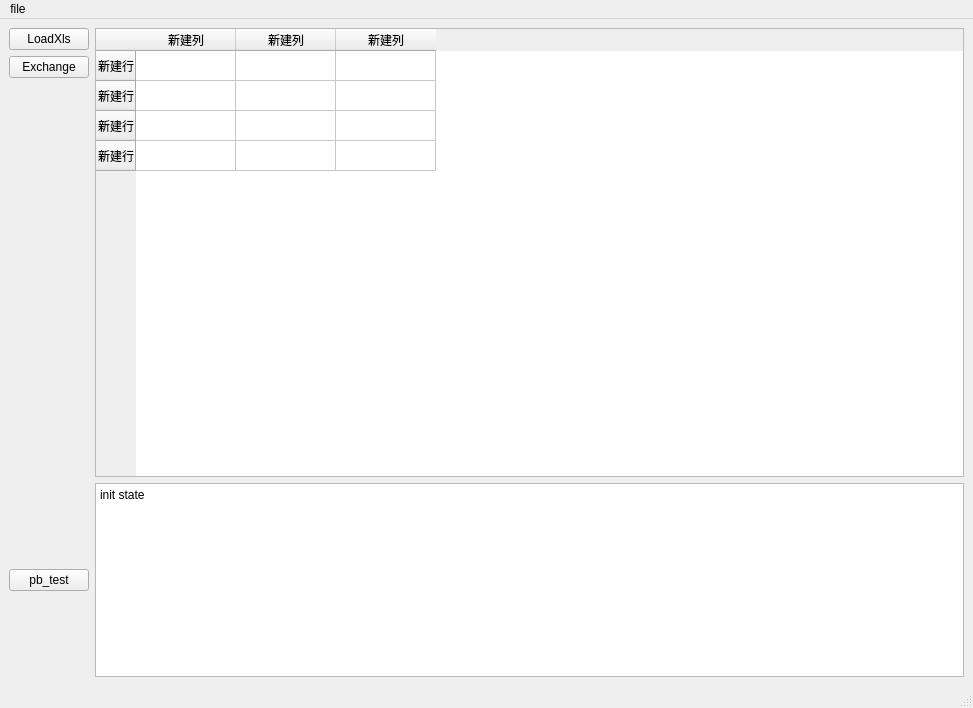
<?xml version="1.0" encoding="UTF-8"?>
<ui version="4.0">
 <class>MainWindow</class>
 <widget class="QMainWindow" name="MainWindow">
  <property name="geometry">
   <rect>
    <x>0</x>
    <y>0</y>
    <width>973</width>
    <height>708</height>
   </rect>
  </property>
  <property name="windowTitle">
   <string>MainWindow</string>
  </property>
  <widget class="QWidget" name="centralwidget">
   <layout class="QGridLayout" name="gridLayout">
    <item row="0" column="0">
     <widget class="QPushButton" name="pb_LoadXls">
      <property name="text">
       <string>LoadXls</string>
      </property>
     </widget>
    </item>
    <item row="5" column="0">
     <widget class="QPushButton" name="pb_test">
      <property name="text">
       <string>pb_test</string>
      </property>
     </widget>
    </item>
    <item row="1" column="0">
     <widget class="QPushButton" name="pb_Exchange">
      <property name="text">
       <string>Exchange</string>
      </property>
     </widget>
    </item>
    <item row="5" column="1">
     <widget class="QTextEdit" name="textEdit">
      <property name="sizePolicy">
       <sizepolicy hsizetype="Expanding" vsizetype="Expanding">
        <horstretch>0</horstretch>
        <verstretch>1</verstretch>
       </sizepolicy>
      </property>
      <property name="html">
       <string>&lt;!DOCTYPE HTML PUBLIC &quot;-//W3C//DTD HTML 4.0//EN&quot; &quot;http://www.w3.org/TR/REC-html40/strict.dtd&quot;&gt;
&lt;html&gt;&lt;head&gt;&lt;meta name=&quot;qrichtext&quot; content=&quot;1&quot; /&gt;&lt;style type=&quot;text/css&quot;&gt;
p, li { white-space: pre-wrap; }
&lt;/style&gt;&lt;/head&gt;&lt;body style=&quot; font-family:'SimSun'; font-size:9pt; font-weight:400; font-style:normal;&quot;&gt;
&lt;p style=&quot; margin-top:0px; margin-bottom:0px; margin-left:0px; margin-right:0px; -qt-block-indent:0; text-indent:0px;&quot;&gt;init state&lt;/p&gt;&lt;/body&gt;&lt;/html&gt;</string>
      </property>
     </widget>
    </item>
    <item row="0" column="1" rowspan="4">
     <widget class="QTableWidget" name="tableWidget">
      <property name="sizePolicy">
       <sizepolicy hsizetype="Expanding" vsizetype="Expanding">
        <horstretch>0</horstretch>
        <verstretch>1</verstretch>
       </sizepolicy>
      </property>
      <row>
       <property name="text">
        <string>新建行</string>
       </property>
      </row>
      <row>
       <property name="text">
        <string>新建行</string>
       </property>
      </row>
      <row>
       <property name="text">
        <string>新建行</string>
       </property>
      </row>
      <row>
       <property name="text">
        <string>新建行</string>
       </property>
      </row>
      <column>
       <property name="text">
        <string>新建列</string>
       </property>
      </column>
      <column>
       <property name="text">
        <string>新建列</string>
       </property>
      </column>
      <column>
       <property name="text">
        <string>新建列</string>
       </property>
      </column>
      <item row="0" column="1">
       <property name="text">
        <string/>
       </property>
      </item>
      <item row="1" column="1">
       <property name="text">
        <string/>
       </property>
      </item>
     </widget>
    </item>
   </layout>
  </widget>
  <widget class="QMenuBar" name="menubar">
   <property name="geometry">
    <rect>
     <x>0</x>
     <y>0</y>
     <width>973</width>
     <height>26</height>
    </rect>
   </property>
   <widget class="QMenu" name="menufile">
    <property name="title">
     <string>file</string>
    </property>
    <addaction name="actionfunction1"/>
   </widget>
   <addaction name="menufile"/>
  </widget>
  <widget class="QStatusBar" name="statusBar"/>
  <action name="actionfunction1">
   <property name="text">
    <string>function1</string>
   </property>
  </action>
 </widget>
 <resources/>
 <connections/>
</ui>
